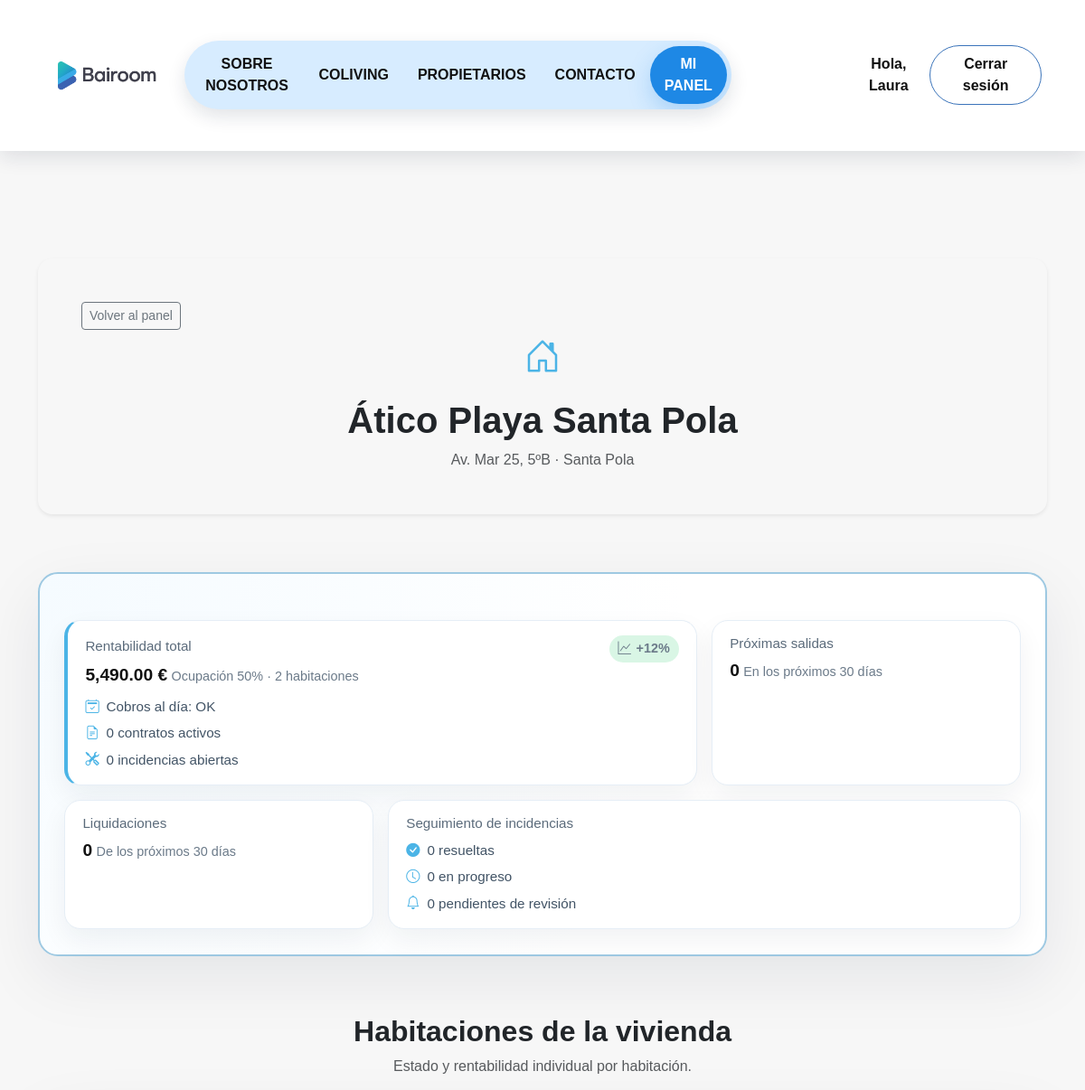
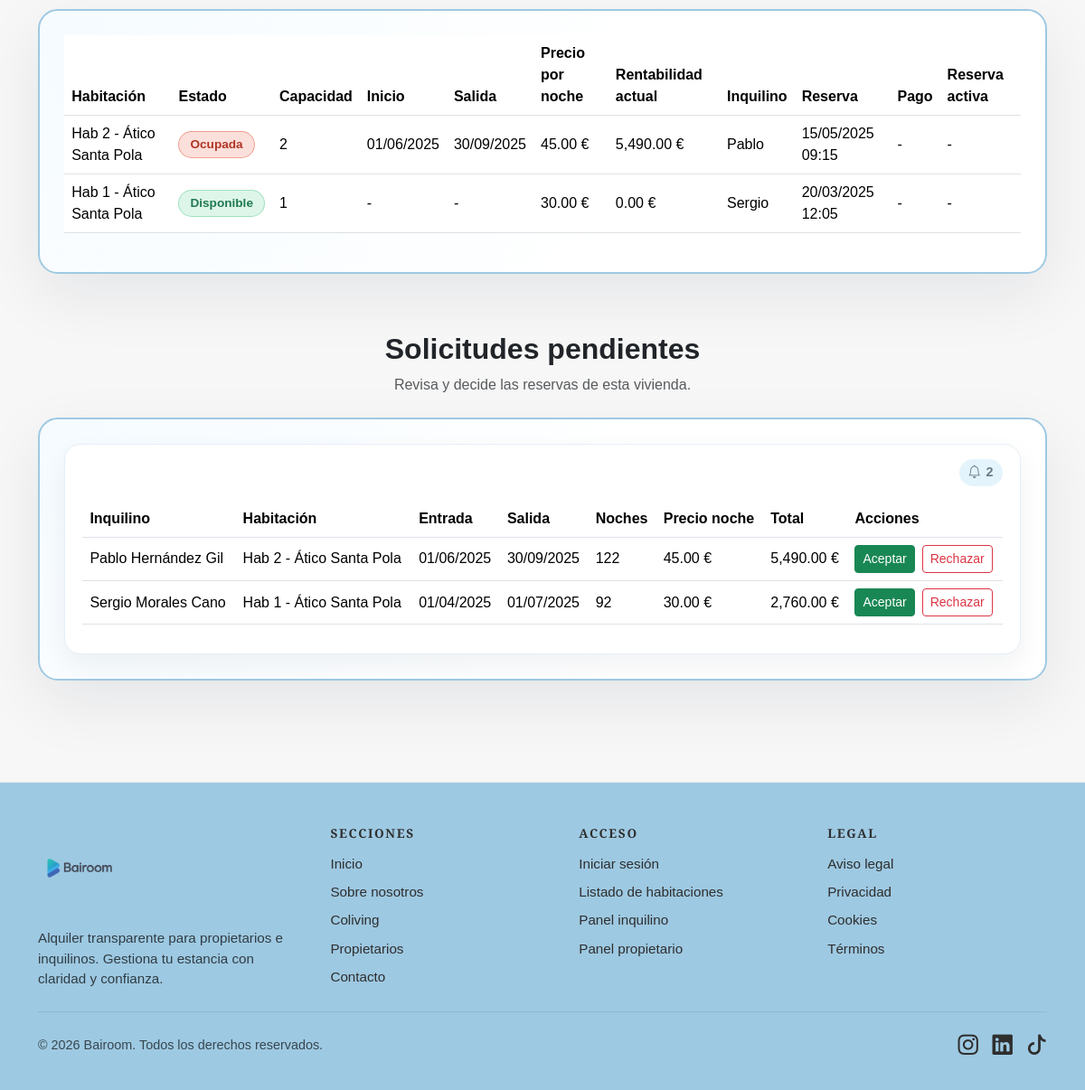
Screenshot of /propietario/propiedad-panel.php?propiedad=2 (signed in) with the database file from the repository (2 pictures, top to bottom).
### tables this page shows
CREATE TABLE propiedad (
  id_propiedad INT AUTO_INCREMENT PRIMARY KEY,
  nombre VARCHAR(100) NOT NULL,
  direccion VARCHAR(150) NOT NULL,
  ciudad VARCHAR(80) NOT NULL,
  cp VARCHAR(10),
  descripcion TEXT,
  capacidad_total INT NOT NULL,
  id_propietario INT NOT NULL,
  CONSTRAINT fk_propiedad_propietario
    FOREIGN KEY (id_propietario) REFERENCES usuario(id_usuario)
      ON UPDATE CASCADE
      ON DELETE RESTRICT
);

CREATE TABLE habitacion (
  id_habitacion INT AUTO_INCREMENT PRIMARY KEY,
  nombre VARCHAR(80) NOT NULL,
  m2 DECIMAL(5,2),
  tipo VARCHAR(30) NOT NULL DEFAULT 'individual',
  capacidad INT NOT NULL,
  precio_noche DECIMAL(8,2) NOT NULL,
  estado ENUM('disponible','ocupada','mantenimiento') DEFAULT 'disponible',
  id_propiedad INT NOT NULL,
  CONSTRAINT fk_habitacion_propiedad
    FOREIGN KEY (id_propiedad) REFERENCES propiedad(id_propiedad)
      ON UPDATE CASCADE
      ON DELETE RESTRICT
);

CREATE TABLE reserva (
  id_reserva INT AUTO_INCREMENT PRIMARY KEY,
  fecha_inicio DATE NOT NULL,
  fecha_fin DATE NOT NULL,
  fecha_creacion DATETIME NOT NULL DEFAULT CURRENT_TIMESTAMP,
  estado ENUM('pendiente','aceptada','rechazada','cancelada','finalizada') DEFAULT 'pendiente',
  num_personas INT DEFAULT 1,
  motivo VARCHAR(255),
  observaciones TEXT,
  id_usuario INT NOT NULL,
  id_habitacion INT NOT NULL,
  CONSTRAINT fk_reserva_usuario
    FOREIGN KEY (id_usuario) REFERENCES usuario(id_usuario)
      ON UPDATE CASCADE
      ON DELETE RESTRICT,
  CONSTRAINT fk_reserva_habitacion
    FOREIGN KEY (id_habitacion) REFERENCES habitacion(id_habitacion)
      ON UPDATE CASCADE
      ON DELETE RESTRICT
);

### propietario/propiedad-panel.php (the view, shortened to what the rows shown need)
<?php
$user = bairoom_current_user();
$pdo = bairoom_db();
$propiedadId = (int) ($_GET['propiedad'] ?? 0);
$stmt = $pdo->prepare('
  SELECT p.*,
    (SELECT COUNT(*) FROM habitacion h WHERE h.id_propiedad = p.id_propiedad) AS total_habitaciones,
    (SELECT COUNT(*) FROM habitacion h WHERE h.id_propiedad = p.id_propiedad AND h.estado = "ocupada") AS ocupadas
  FROM propiedad p
  WHERE p.id_propiedad = ? AND p.id_propietario = ?
');
$stmt->execute([$propiedadId, $user['id_usuario']]);
$propiedad = $stmt->fetch();
$fallbackInicio = date('d/m/Y', strtotime('-1 month'));
$fallbackFin = date('d/m/Y', strtotime('+5 months'));
$stmt = $pdo->prepare('
  SELECT h.*,
    (SELECT r.fecha_inicio
     FROM reserva r
     WHERE r.id_habitacion = h.id_habitacion AND r.estado IN ("aceptada","pendiente")
     ORDER BY r.fecha_inicio DESC, r.id_reserva DESC
     LIMIT 1) AS fecha_inicio,
    (SELECT r.fecha_fin
     FROM reserva r
     WHERE r.id_habitacion = h.id_habitacion AND r.estado IN ("aceptada","pendiente")
     ORDER BY r.fecha_fin DESC, r.id_reserva DESC
     LIMIT 1) AS fecha_fin,
    (SELECT r.fecha_creacion
     FROM reserva r
     WHERE r.id_habitacion = h.id_habitacion AND r.estado IN ("aceptada","pendiente")
     ORDER BY r.fecha_creacion DESC, r.id_reserva DESC
     LIMIT 1) AS fecha_creacion,
    (SELECT u.nombre
     FROM reserva r
     JOIN usuario u ON u.id_usuario = r.id_usuario
     WHERE r.id_habitacion = h.id_habitacion AND r.estado IN ("aceptada","pendiente")
     ORDER BY r.fecha_inicio DESC, r.id_reserva DESC
     LIMIT 1) AS inquilino_nombre,
    (SELECT r.estado
     FROM reserva r
     WHERE r.id_habitacion = h.id_habitacion AND r.estado IN ("aceptada","pendiente")
     ORDER BY r.fecha_creacion DESC, r.id_reserva DESC
     LIMIT 1) AS reserva_estado,
    (SELECT p.estado
     FROM pago p
     JOIN reserva r ON r.id_reserva = p.id_reserva
     WHERE r.id_habitacion = h.id_habitacion
     ORDER BY p.id_pago DESC
     LIMIT 1) AS pago_estado
  FROM habitacion h
  WHERE h.id_propiedad = ?
  ORDER BY h.id_habitacion DESC
');
$stmt->execute([$propiedadId]);
$habitaciones = $stmt->fetchAll();
$stmt = $pdo->prepare('
  SELECT r.id_reserva, r.fecha_inicio, r.fecha_fin, r.estado,
         h.nombre AS habitacion, h.precio_noche AS precio_noche,
         CONCAT(u.nombre, " ", u.apellidos) AS inquilino
  FROM reserva r
  JOIN habitacion h ON h.id_habitacion = r.id_habitacion
  JOIN usuario u ON u.id_usuario = r.id_usuario
  WHERE h.id_propiedad = ? AND r.estado = "pendiente"
  ORDER BY r.fecha_creacion DESC, r.id_reserva DESC
');
$stmt->execute([$propiedadId]);
$solicitudesPendientes = $stmt->fetchAll();
?>
<!doctype html>
<html lang="es">
  <head>
    <link
      href="https://cdn.jsdelivr.net/npm/bootstrap@5.3.2/dist/css/bootstrap.min.css"
      rel="stylesheet"
    />
    <link
      rel="stylesheet"
      href="https://cdn.jsdelivr.net/npm/bootstrap-icons@1.11.1/font/bootstrap-icons.css"
    />
    <link rel="stylesheet" href="../css/styles.css" />
  </head>
  <body class="page-layout property-panel-body">
    <main class="container my-5">
      <section class="card-bairoom shadow-sm p-4 p-md-5 rounded-4 mb-5 property-panel-hero position-relative">
        <div class="text-center">
          <i class="bi bi-house-door text-primary fs-1"></i>
          <h1 class="fw-bold mt-3"><?php echo htmlspecialchars($propiedad['nombre'], ENT_QUOTES, 'UTF-8'); ?></h1>
          <p class="text-muted mb-0">
            <?php echo htmlspecialchars($propiedad['direccion'] . ' · ' . $propiedad['ciudad'], ENT_QUOTES, 'UTF-8'); ?>
          </p>
        </div>
      </section>
  <section class="panel-preview mt-4">
        <div class="text-center mb-4">
          <h2 class="fw-bold">Habitaciones de la vivienda</h2>
        </div>
        <div class="panel-frame">
          <div class="table-responsive">
            <table class="table align-middle">
              <thead>
                <tr>
                  <th>Habitación</th>
                  <th>Estado</th>
                  <th>Capacidad</th>
                  <th>Inicio</th>
                  <th>Salida</th>
                  <th>Precio por noche</th>
                  <th>Rentabilidad actual</th>
                  <th>Inquilino</th>
                  <th>Reserva</th>
                  <th>Pago</th>
                  <th>Reserva activa</th>
                </tr>
              </thead>
              <tbody>
                <?php foreach ($habitaciones as $hab): ?>
                  <tr>
                    <td><?php echo htmlspecialchars($hab['nombre'], ENT_QUOTES, 'UTF-8'); ?></td>
                    <?php
                      $estado = strtolower((string) $hab['estado']);
                      $estadoClass = $estado === 'ocupada' ? 'estado-badge estado-ocupada' : ($estado === 'disponible' ? 'estado-badge estado-disponible' : 'estado-badge');
                      $reservaEstado = $hab['reserva_estado'] ?? '';
                      $pagoEstado = $hab['pago_estado'] ?? '';
                      $fechaInicio = $hab['fecha_inicio'] ?? '';
                      $fechaFin = $hab['fecha_fin'] ?? '';
                      $hoy = date('Y-m-d');
                      $reservaActiva = $pagoEstado === 'pagado' && $reservaEstado === 'aceptada'
                        && $fechaInicio !== '' && $fechaFin !== '' && $fechaInicio <= $hoy && $fechaFin >= $hoy;
                    ?>
                    <td>
                      <?php if ($reservaEstado === 'aceptada' && $pagoEstado !== 'pagado'): ?>
                        <span class="estado-badge estado-ocupada">pendiente pago</span>
                      <?php else: ?>
                        <span class="<?php echo $estadoClass; ?>">
                          <?php echo htmlspecialchars($hab['estado'], ENT_QUOTES, 'UTF-8'); ?>
                        </span>
                      <?php endif; ?>
                    </td>
                    <td><?php echo (int) $hab['capacidad']; ?></td>
                    <td>
                      <?php
                        if ($estado === 'disponible') {
                          echo '-';
                        } else {
                          echo $hab['fecha_inicio'] ? date('d/m/Y', strtotime($hab['fecha_inicio'])) : $fallbackInicio;
                        }
                      ?>
                    </td>
                    <td>
                      <?php
                        if ($estado === 'disponible') {
                          echo '-';
                        } else {
                          echo $hab['fecha_fin'] ? date('d/m/Y', strtotime($hab['fecha_fin'])) : $fallbackFin;
                        }
                      ?>
                    </td>
                    <td><?php echo number_format((float) ($hab['precio_noche'] ?? $hab['precio_mensual'] ?? 0), 2); ?> €</td>
                    <td><?php echo number_format((float) $hab['rentabilidad_actual'], 2); ?> €</td>
                    <td><?php echo $hab['inquilino_nombre'] ? htmlspecialchars($hab['inquilino_nombre'], ENT_QUOTES, 'UTF-8') : '-'; ?></td>
                    <td>
                      <?php
                        echo $hab['fecha_creacion']
                          ? date('d/m/Y H:i', strtotime($hab['fecha_creacion']))
                          : '-';
                      ?>
                    </td>
                    <td>
                      <?php if ($pagoEstado === 'pagado'): ?>
                        <span class="badge bg-success">Pagado</span>
                      <?php elseif ($reservaEstado === 'aceptada'): ?>
                        <span class="badge bg-warning text-dark">Pendiente</span>
                      <?php else: ?>
                        -
                      <?php endif; ?>
                    </td>
                    <td>
                      <?php if ($reservaActiva): ?>
                        <span class="badge bg-primary">Activa</span>
                      <?php else: ?>
                        -
                      <?php endif; ?>
                    </td>
                  </tr>
                <?php endforeach; ?>
              </tbody>
            </table>
          </div>
        </div>
  </section>
  <?php if ($solicitudesPendientes): ?>
    <section class="panel-preview mt-4">
      <div class="text-center mb-4">
        <h2 class="fw-bold">Solicitudes pendientes</h2>
      </div>
      <div class="panel-frame">
        <div class="panel-card panel-wide">
          <div class="table-responsive mt-3">
            <table class="table align-middle">
              <thead>
                <tr>
                  <th>Inquilino</th>
                  <th>Habitación</th>
                  <th>Entrada</th>
                  <th>Salida</th>
                  <th>Noches</th>
                  <th>Precio noche</th>
                  <th>Total</th>
                  <th>Acciones</th>
                </tr>
              </thead>
              <tbody>
                <?php foreach ($solicitudesPendientes as $sol): ?>
                  <?php
                    $inicio = new DateTime($sol['fecha_inicio']);
                    $fin = new DateTime($sol['fecha_fin']);
                    $noches = max((int) $inicio->diff($fin)->format('%a'), 0) + 1;
                    $precioNoche = (float) $sol['precio_noche'];
                    $total = $precioNoche * $noches;
                  ?>
                  <tr>
                    <td><?php echo htmlspecialchars($sol['inquilino'], ENT_QUOTES, 'UTF-8'); ?></td>
                    <td><?php echo htmlspecialchars($sol['habitacion'], ENT_QUOTES, 'UTF-8'); ?></td>
                    <td><?php echo date('d/m/Y', strtotime($sol['fecha_inicio'])); ?></td>
                    <td><?php echo date('d/m/Y', strtotime($sol['fecha_fin'])); ?></td>
                    <td><?php echo $noches; ?></td>
                    <td><?php echo number_format($precioNoche, 2); ?> €</td>
                    <td><?php echo number_format($total, 2); ?> €</td>
                    <td class="d-flex gap-2">
                      <form method="post">
                        <button type="submit" class="btn btn-sm btn-success">Aceptar</button>
                      </form>
                      <form method="post">
                        <button type="submit" class="btn btn-sm btn-outline-danger">Rechazar</button>
                      </form>
                    </td>
                  </tr>
                <?php endforeach; ?>
              </tbody>
            </table>
          </div>
        </div>
      </div>
    </section>
  <?php endif; ?>
    </main>
  </body>
</html>

### rows the page displays
propiedad: nombre "Ático Playa Santa Pola", direccion+ciudad "Av. Mar 25, 5ºB · Santa Pola"
habitacion: nombre "Hab 2 - Ático Santa Pola", estado "Ocupada", capacidad "2", fecha_inicio "01/06/2025", fecha_fin "30/09/2025", precio_noche "45.00", rentabilidad_actual "5,490.00", inquilino_nombre "Pablo", fecha_creacion "15/05/2025 09:15"
habitacion: nombre "Hab 1 - Ático Santa Pola", estado "Disponible", capacidad "1", precio_noche "30.00", rentabilidad_actual "0.00", inquilino_nombre "Sergio", fecha_creacion "20/03/2025 12:05"
reserva: inquilino "Pablo Hernández Gil", id_habitacion.nombre "Hab 2 - Ático Santa Pola", fecha_inicio "01/06/2025", fecha_fin "30/09/2025", noches "122", id_habitacion.precio_noche "45.00", total "5,490.00"
reserva: inquilino "Sergio Morales Cano", id_habitacion.nombre "Hab 1 - Ático Santa Pola", fecha_inicio "01/04/2025", fecha_fin "01/07/2025", noches "92", id_habitacion.precio_noche "30.00", total "2,760.00"

### other values shown
$user['nombre'] "Laura"
$metrics['rentabilidad'] "5,490.00"
$metrics['ocupacion'] "50"
$propiedad['total_habitaciones'] "2"
$metrics['contratos_activos'] "0"
$metrics['incidencias'] "0"
$metrics['proximas_salidas'] "0"
$metrics['liquidaciones'] "0"
count($solicitudesPendientes) "2"
